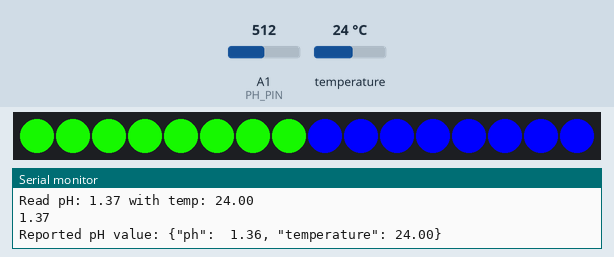
Simulated run of this sketch. Board: Arduino MKR. On the bench: 16 RGB LEDs in strip order, left to right, the last lines printed to the serial monitor. Inputs (shaded band) come from the test bench; at power-on: temperature 24 °C, A1 (PH_PIN) = 512. Dim RGB values are drawn brighter than linear; WiFi joins after 1.5 s; servers stay silent unless stated; no MQTT or app messages arrive unless stated; not simulated (calls return 0 or success): secrets.h.

Above: at 13.9 s.
14.0 s: temperature set to 12 °C
At 15.5 s:
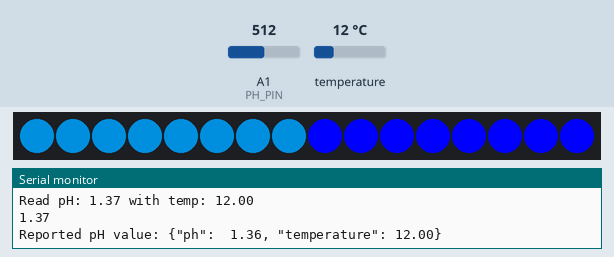
15.8 s: A1 (PH_PIN) set to 306
At 17.2 s:
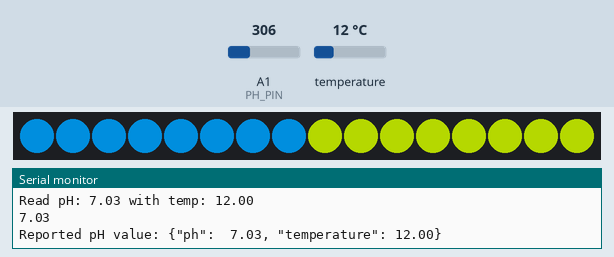
17.8 s: temperature set to 19 °C
At 18.9 s:
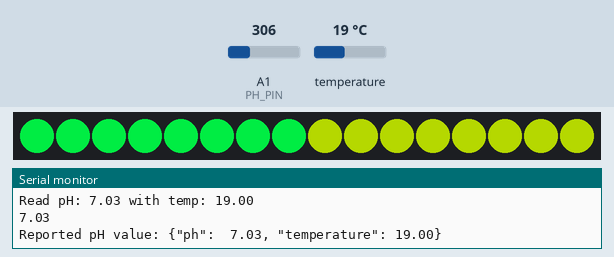
19.8 s: A1 (PH_PIN) set to 122
At 21.5 s:
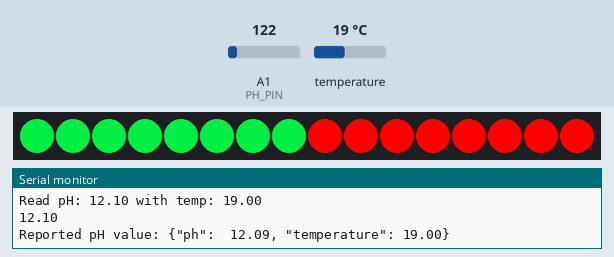
21.8 s: temperature set to 28 °C
At 23.4 s:
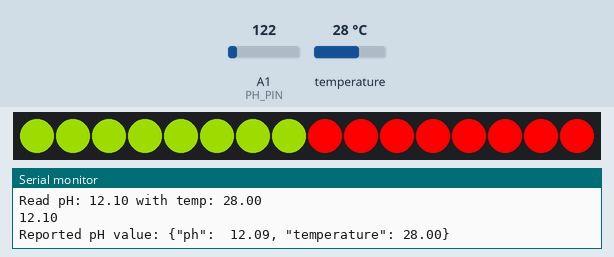
23.8 s: A1 (PH_PIN) set to 511
At 25.0 s:
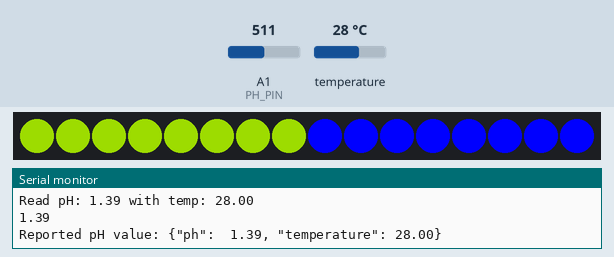
Timing chart, 0 to 26.8 s (numbered marks = the images above; inputs shaded):
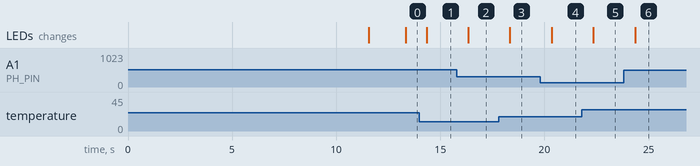

The sketch:

hydro-arduino.ino
```cpp
#include <SPI.h>
#include <WiFiNINA.h>
#include <PubSubClient.h>
#include <OneWire.h>
#include <DallasTemperature.h>
#include "DFRobot_PH.h"
#include <EEPROM.h>
#include <Adafruit_NeoPixel.h>

#include "pixels.h"
#include "secrets.h"

char ssid[] = SECRET_SSID;
char pass[] = SECRET_PASS;

#define PH_PIN A1
#define ONE_WIRE_BUS 2
#define DIODE_PIN 4
#define DIODES_COUNT 16

DFRobot_PH ph;

OneWire oneWire(ONE_WIRE_BUS);
DallasTemperature waterTemperatureSensors(&oneWire);

WiFiClient wifiClient;
PubSubClient pubsubClient("192.168.8.23", 1883, wifiClient);

Adafruit_NeoPixel pixels = Adafruit_NeoPixel(DIODES_COUNT, DIODE_PIN, NEO_GRB + NEO_KHZ800);

int wifiStatus = WL_IDLE_STATUS;

void setupSerial() {
  Serial.begin(9600);
  while (!Serial);
}

void setupWaterTemperatureSensors() {
  waterTemperatureSensors.begin();
}

void setupWifi() {
  while (wifiStatus != WL_CONNECTED) {
    Serial.print("Attempting to connect to WPA SSID: ");
    Serial.println(ssid);

    wifiStatus = WiFi.begin(ssid, pass);

    // wait for connection:
    delay(10000);
  }

  Serial.print("Connected to WIFI, IP Address: ");
  Serial.println(WiFi.localIP());
}

void setupWifiIfNeeded() {
  wifiStatus = WiFi.status();
  if (wifiStatus != WL_CONNECTED) {
    Serial.print("Status ");
    Serial.print(wifiStatus);
    Serial.println(", reconnecting");
    setupWifi();
  }
}

void setupPubsub() {
  bool connected = pubsubClient.connect("ph-meter");
  if (connected) {
    Serial.println("Connected to broker");
  }
}

void setupPubsubIfNeeded() {
  if (!pubsubClient.loop()) {
    Serial.print("Pubsub status: ");
    Serial.println(pubsubClient.state());
    setupPubsub();
  }
}

void setupPixels() {
  pixels.begin();
}

void setup() {
  setupSerial();
  setupWaterTemperatureSensors();

  setupWifi();
  setupPubsub();
  setupPixels();
}

void phMeterLoop()
{
  static unsigned long timepoint = millis();
  float phVoltage, temperature = 25;

  if(millis()-timepoint>1000U) {
      timepoint = millis();

      temperature = readWaterTemperature();

      phVoltage = analogRead(PH_PIN) / 1024.0 * 5000;
      float phValue = ph.readPH(phVoltage, temperature);

      Serial.print("Read pH: ");
      Serial.print(phValue);
      Serial.print(" with temp: ");
      Serial.println(temperature);

      reportPhWithTemperature(phValue, temperature);
      updatePhPixels(&pixels, phValue);
      updateTemperaturePixels(&pixels, temperature);
    }


  ph.calibration(phVoltage, temperature);
}

void reportPhWithTemperature(float phValue, float temperature) {
  char buffer[100];
  Serial.println(phValue);
  sprintf(
    buffer,
    "{\"ph\":  %d.%02d, \"temperature\": %d.%02d}",
    (int)phValue, (int)(phValue*100)%100,
    (int)temperature, (int)(temperature*100)%100
  );

  if (!pubsubClient.publish("hydro/wiadra", buffer)) {
    Serial.println("Failed to report pH value");
    return;
  }

  Serial.print("Reported pH value: ");
  Serial.println(buffer);
}

float readWaterTemperature() {
  waterTemperatureSensors.requestTemperatures();
  return waterTemperatureSensors.getTempCByIndex(0);
}

void loop() {
  setupWifiIfNeeded();
  setupPubsubIfNeeded();

  phMeterLoop();
  pixels.show();
}
```

pixels.h
```cpp
#include <Adafruit_NeoPixel.h>

void setPixels(Adafruit_NeoPixel* pixels, int pixelBegin, int pixelEnd, int r, int g, int b) {
  for (int i = pixelBegin; i < pixelEnd; ++i) {
    pixels->setPixelColor(i, pixels->Color(r, g, b));
  }
}

float bound(float val, float min, float max) {
  if (val < min) {
    return min;
  }
  if (val > max) {
    return max;
  }

  return val;
}

void updatePixelsGradient(Adafruit_NeoPixel* pixels, int pixelBegin, int pixelEnd, float currentVal, float optimalVal, float maxVal, float minVal) {
  const float diff = (currentVal - optimalVal);

  const float blueDist = optimalVal - minVal;
  const float redDist = maxVal - optimalVal;

  const int r = diff >= 0 ? bound((abs(diff) / redDist) * 255.0, 0, 255) : 0;
  const int g = diff >= 0 ? 255 - bound((abs(diff) / redDist) * 255.0, 0, 255) : 255 - bound((abs(diff) / blueDist) * 255.0, 0, 255);
  const int b = diff >= 0 ? 0 : bound((abs(diff) / blueDist) * 255.0, 0, 255);

  setPixels(pixels, pixelBegin, pixelEnd, r, g, b);
}

void updateTemperaturePixels(Adafruit_NeoPixel* pixels, float currentTemperature) {
  const float minTemperature = 5;
  const float optimalTemperature = 23;
  const float maxTemperature = 35;

  updatePixelsGradient(pixels, 0, 8, currentTemperature, optimalTemperature, maxTemperature, minTemperature);
}

void updatePhPixels(Adafruit_NeoPixel* pixels, float currentPh) {
  const float minPh = 4;
  const float optimalPh = 5.8;
  const float maxPh = 8.5;

  updatePixelsGradient(pixels, 8, 16, currentPh, optimalPh, maxPh, minPh);
}
```

Measured:
- after the input at 14.0 s, the LEDs: change after 0.34 s (image 1)
- after the input at 15.8 s, the LEDs: change after 0.54 s (image 2)
- after the input at 17.8 s, the LEDs: change after 0.54 s (image 3)
- after the input at 19.8 s, the LEDs: change after 0.55 s (image 4)
- after the input at 21.8 s, the LEDs: change after 0.55 s (image 5)
- after the input at 23.8 s, the LEDs: change after 0.56 s (image 6)
